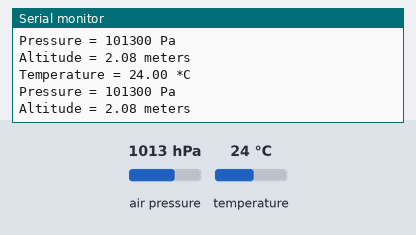
A sketch run on a simulated Arduino Uno, built with avr-gcc and run on an emulated ATmega328P. Parts: the last lines printed to the serial monitor. Inputs (shaded band) come from the test bench; at power-on: air pressure 1013 hPa, temperature 24 °C.

Above: at 1.2 s.
1.3 s: air pressure set to 952 hPa
At 2.6 s:
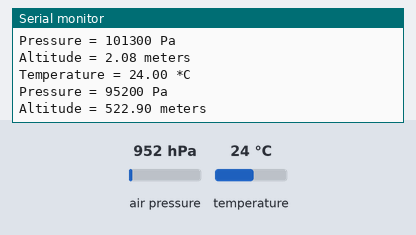
2.8 s: temperature set to 12 °C
At 3.7 s:
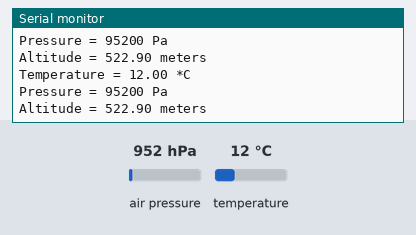
4.3 s: air pressure set to 975 hPa
At 5.9 s:
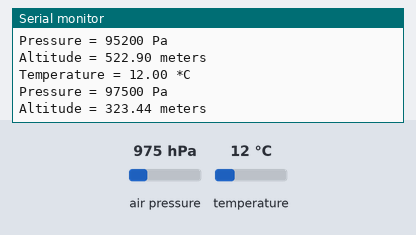
Timing chart, 0 to 7.4 s (numbered marks = the images above; inputs shaded):
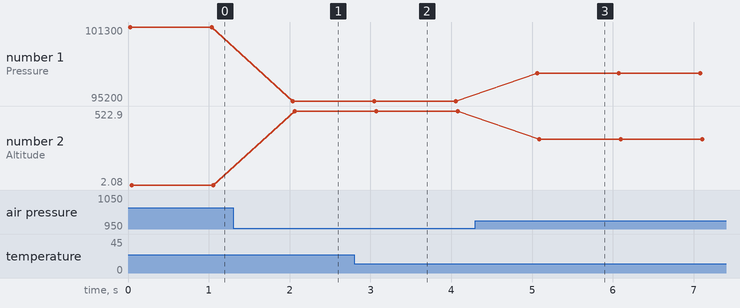

Measured:
- after the input at 1.3 s, the serial monitor: prints a new line after 0.74 s (image 1)
- after the input at 2.8 s, the serial monitor: prints a new line after 0.23 s (image 2)
- after the input at 4.3 s, the serial monitor: prints a new line after 0.77 s (image 3)
- plotted number 1: 101300 → 95200 after the input at 1.3 s, 95200 → 97500 after the input at 4.3 s
- plotted number 2: 2.08 → 522.9 after the input at 1.3 s, 522.9 → 323.44 after the input at 4.3 s

The sketch:

Barometric_Pressure_Sensor.ino
```cpp
// Project 61: Barometric Pressure Sensor (BMP180)
// Reads temperature, pressure, and altitude from a BMP180 sensor.
// Needs the "Adafruit BMP085" library (works for BMP180).

#include <Wire.h>
#include <Adafruit_BMP085.h>

Adafruit_BMP085 bmp;

void setup() {
  Serial.begin(9600);
  if (!bmp.begin()) {
    Serial.println("Could not find a valid BMP085/BMP180 sensor, check wiring!");
    while (1) {}
  }
}

void loop() {
    Serial.print("Temperature = ");
    Serial.print(bmp.readTemperature());
    Serial.println(" *C");

    Serial.print("Pressure = ");
    Serial.print(bmp.readPressure());
    Serial.println(" Pa");

    // Calculate altitude assuming 'standard' barometric pressure of 1013.25 millibar
    Serial.print("Altitude = ");
    Serial.print(bmp.readAltitude());
    Serial.println(" meters");

    Serial.println();
    delay(1000);
}
```
